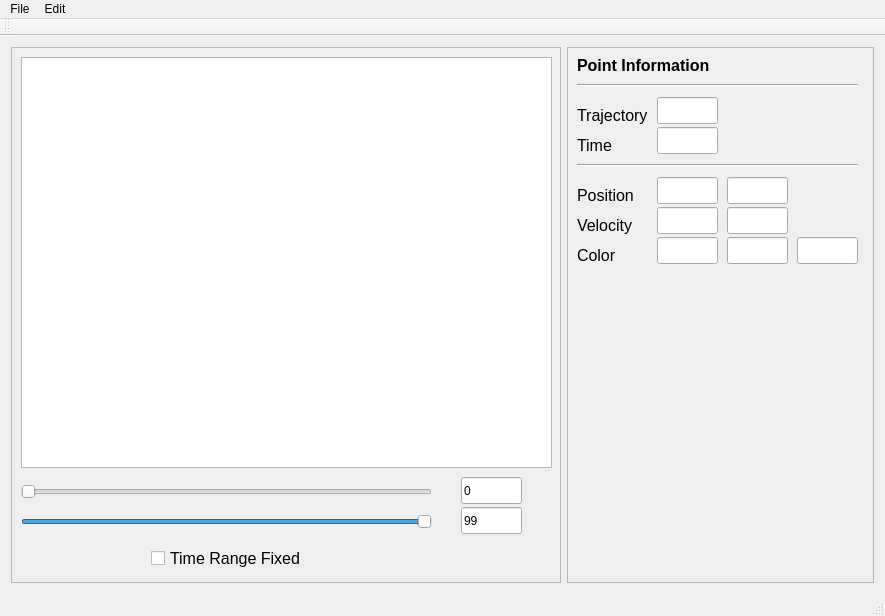
<?xml version="1.0" encoding="UTF-8"?>
<ui version="4.0">
 <class>TrajectoryVisualizer</class>
 <widget class="QMainWindow" name="TrajectoryVisualizer">
  <property name="geometry">
   <rect>
    <x>0</x>
    <y>0</y>
    <width>885</width>
    <height>616</height>
   </rect>
  </property>
  <property name="windowTitle">
   <string>TrajectoryVisualizer</string>
  </property>
  <widget class="QWidget" name="centralWidget">
   <layout class="QHBoxLayout" name="horizontalLayout">
    <property name="sizeConstraint">
     <enum>QLayout::SetNoConstraint</enum>
    </property>
    <item>
     <widget class="QFrame" name="graphFrame">
      <property name="sizePolicy">
       <sizepolicy hsizetype="Preferred" vsizetype="Preferred">
        <horstretch>0</horstretch>
        <verstretch>0</verstretch>
       </sizepolicy>
      </property>
      <property name="minimumSize">
       <size>
        <width>550</width>
        <height>0</height>
       </size>
      </property>
      <property name="frameShape">
       <enum>QFrame::StyledPanel</enum>
      </property>
      <property name="frameShadow">
       <enum>QFrame::Raised</enum>
      </property>
      <widget class="Graph" name="graph">
       <property name="geometry">
        <rect>
         <x>10</x>
         <y>10</y>
         <width>531</width>
         <height>411</height>
        </rect>
       </property>
       <property name="mouseTracking">
        <bool>true</bool>
       </property>
       <property name="toolTip">
        <string/>
       </property>
      </widget>
      <widget class="QSlider" name="startTimeSlider">
       <property name="geometry">
        <rect>
         <x>10</x>
         <y>430</y>
         <width>411</width>
         <height>29</height>
        </rect>
       </property>
       <property name="orientation">
        <enum>Qt::Horizontal</enum>
       </property>
      </widget>
      <widget class="QSlider" name="endTimeSlider">
       <property name="geometry">
        <rect>
         <x>10</x>
         <y>460</y>
         <width>411</width>
         <height>29</height>
        </rect>
       </property>
       <property name="mouseTracking">
        <bool>false</bool>
       </property>
       <property name="value">
        <number>99</number>
       </property>
       <property name="orientation">
        <enum>Qt::Horizontal</enum>
       </property>
      </widget>
      <widget class="QCheckBox" name="checkBox">
       <property name="geometry">
        <rect>
         <x>140</x>
         <y>500</y>
         <width>161</width>
         <height>22</height>
        </rect>
       </property>
       <property name="font">
        <font>
         <pointsize>12</pointsize>
        </font>
       </property>
       <property name="text">
        <string>Time Range Fixed</string>
       </property>
      </widget>
      <widget class="QLineEdit" name="startTimeEdit">
       <property name="geometry">
        <rect>
         <x>450</x>
         <y>430</y>
         <width>61</width>
         <height>27</height>
        </rect>
       </property>
       <property name="text">
        <string>0</string>
       </property>
      </widget>
      <widget class="QLineEdit" name="endTimeEdit">
       <property name="geometry">
        <rect>
         <x>450</x>
         <y>460</y>
         <width>61</width>
         <height>27</height>
        </rect>
       </property>
       <property name="text">
        <string>99</string>
       </property>
      </widget>
      <zorder>graph</zorder>
      <zorder>startTimeSlider</zorder>
      <zorder>endTimeSlider</zorder>
      <zorder>checkBox</zorder>
      <zorder>startTimeEdit</zorder>
      <zorder>endTimeEdit</zorder>
      <zorder>pointInfoFrame</zorder>
      <zorder>pointInfoFrame</zorder>
     </widget>
    </item>
    <item>
     <widget class="QFrame" name="pointInfoFrame">
      <property name="frameShape">
       <enum>QFrame::StyledPanel</enum>
      </property>
      <property name="frameShadow">
       <enum>QFrame::Raised</enum>
      </property>
      <widget class="QLabel" name="trajectoryLabel">
       <property name="geometry">
        <rect>
         <x>10</x>
         <y>60</y>
         <width>81</width>
         <height>17</height>
        </rect>
       </property>
       <property name="font">
        <font>
         <pointsize>12</pointsize>
        </font>
       </property>
       <property name="text">
        <string>Trajectory</string>
       </property>
      </widget>
      <widget class="QLabel" name="positionLabel">
       <property name="geometry">
        <rect>
         <x>10</x>
         <y>140</y>
         <width>71</width>
         <height>17</height>
        </rect>
       </property>
       <property name="font">
        <font>
         <pointsize>12</pointsize>
        </font>
       </property>
       <property name="text">
        <string>Position</string>
       </property>
      </widget>
      <widget class="QLabel" name="velocityLabel">
       <property name="geometry">
        <rect>
         <x>10</x>
         <y>170</y>
         <width>67</width>
         <height>17</height>
        </rect>
       </property>
       <property name="font">
        <font>
         <pointsize>12</pointsize>
        </font>
       </property>
       <property name="text">
        <string>Velocity</string>
       </property>
      </widget>
      <widget class="QLabel" name="pointInfoTitle">
       <property name="geometry">
        <rect>
         <x>10</x>
         <y>10</y>
         <width>141</width>
         <height>17</height>
        </rect>
       </property>
       <property name="font">
        <font>
         <pointsize>12</pointsize>
         <weight>75</weight>
         <bold>true</bold>
        </font>
       </property>
       <property name="text">
        <string>Point Information</string>
       </property>
      </widget>
      <widget class="QLabel" name="colorLabel">
       <property name="geometry">
        <rect>
         <x>10</x>
         <y>200</y>
         <width>67</width>
         <height>17</height>
        </rect>
       </property>
       <property name="font">
        <font>
         <pointsize>12</pointsize>
        </font>
       </property>
       <property name="text">
        <string>Color</string>
       </property>
      </widget>
      <widget class="QLabel" name="timeLabel">
       <property name="geometry">
        <rect>
         <x>10</x>
         <y>90</y>
         <width>67</width>
         <height>17</height>
        </rect>
       </property>
       <property name="font">
        <font>
         <pointsize>12</pointsize>
        </font>
       </property>
       <property name="text">
        <string>Time</string>
       </property>
      </widget>
      <widget class="QLineEdit" name="trajectoryEdit">
       <property name="geometry">
        <rect>
         <x>90</x>
         <y>50</y>
         <width>61</width>
         <height>27</height>
        </rect>
       </property>
      </widget>
      <widget class="QLineEdit" name="velocityEditX">
       <property name="geometry">
        <rect>
         <x>90</x>
         <y>160</y>
         <width>61</width>
         <height>27</height>
        </rect>
       </property>
      </widget>
      <widget class="QLineEdit" name="positionEditY">
       <property name="geometry">
        <rect>
         <x>160</x>
         <y>130</y>
         <width>61</width>
         <height>27</height>
        </rect>
       </property>
      </widget>
      <widget class="QLineEdit" name="positionEditX">
       <property name="geometry">
        <rect>
         <x>90</x>
         <y>130</y>
         <width>61</width>
         <height>27</height>
        </rect>
       </property>
      </widget>
      <widget class="QLineEdit" name="velocityEditY">
       <property name="geometry">
        <rect>
         <x>160</x>
         <y>160</y>
         <width>61</width>
         <height>27</height>
        </rect>
       </property>
      </widget>
      <widget class="QLineEdit" name="colorEditH">
       <property name="geometry">
        <rect>
         <x>90</x>
         <y>190</y>
         <width>61</width>
         <height>27</height>
        </rect>
       </property>
      </widget>
      <widget class="QLineEdit" name="colorEditS">
       <property name="geometry">
        <rect>
         <x>160</x>
         <y>190</y>
         <width>61</width>
         <height>27</height>
        </rect>
       </property>
      </widget>
      <widget class="QLineEdit" name="colorEditV">
       <property name="geometry">
        <rect>
         <x>230</x>
         <y>190</y>
         <width>61</width>
         <height>27</height>
        </rect>
       </property>
      </widget>
      <widget class="QLineEdit" name="timeEdit">
       <property name="geometry">
        <rect>
         <x>90</x>
         <y>80</y>
         <width>61</width>
         <height>27</height>
        </rect>
       </property>
      </widget>
      <widget class="Line" name="line">
       <property name="geometry">
        <rect>
         <x>10</x>
         <y>30</y>
         <width>281</width>
         <height>16</height>
        </rect>
       </property>
       <property name="orientation">
        <enum>Qt::Horizontal</enum>
       </property>
      </widget>
      <widget class="Line" name="line_2">
       <property name="geometry">
        <rect>
         <x>10</x>
         <y>110</y>
         <width>281</width>
         <height>16</height>
        </rect>
       </property>
       <property name="orientation">
        <enum>Qt::Horizontal</enum>
       </property>
      </widget>
      <zorder>trajectoryLabel</zorder>
      <zorder>positionLabel</zorder>
      <zorder>velocityLabel</zorder>
      <zorder>pointInfoTitle</zorder>
      <zorder>colorLabel</zorder>
      <zorder>timeLabel</zorder>
      <zorder>graphFrame</zorder>
      <zorder>trajectoryEdit</zorder>
      <zorder>velocityEditX</zorder>
      <zorder>positionEditY</zorder>
      <zorder>positionEditX</zorder>
      <zorder>velocityEditY</zorder>
      <zorder>colorEditH</zorder>
      <zorder>colorEditS</zorder>
      <zorder>colorEditV</zorder>
      <zorder>timeEdit</zorder>
      <zorder>line</zorder>
      <zorder>line_2</zorder>
     </widget>
    </item>
   </layout>
  </widget>
  <widget class="QMenuBar" name="menuBar">
   <property name="geometry">
    <rect>
     <x>0</x>
     <y>0</y>
     <width>885</width>
     <height>25</height>
    </rect>
   </property>
   <widget class="QMenu" name="menuFile">
    <property name="title">
     <string>File</string>
    </property>
    <addaction name="actionNew"/>
    <addaction name="actionOpen"/>
    <addaction name="separator"/>
    <addaction name="actionSave"/>
    <addaction name="actionSave_as"/>
   </widget>
   <widget class="QMenu" name="menuEdit">
    <property name="title">
     <string>Edit</string>
    </property>
    <addaction name="actionSelect_Point"/>
    <addaction name="actionAdd_Point"/>
    <addaction name="actionDelete_Point"/>
   </widget>
   <addaction name="menuFile"/>
   <addaction name="menuEdit"/>
  </widget>
  <widget class="QStatusBar" name="statusBar"/>
  <widget class="QToolBar" name="toolBar">
   <property name="windowTitle">
    <string>toolBar</string>
   </property>
   <attribute name="toolBarArea">
    <enum>TopToolBarArea</enum>
   </attribute>
   <attribute name="toolBarBreak">
    <bool>false</bool>
   </attribute>
  </widget>
  <action name="actionNew">
   <property name="text">
    <string>New</string>
   </property>
  </action>
  <action name="actionOpen">
   <property name="text">
    <string>Open...</string>
   </property>
  </action>
  <action name="actionSave">
   <property name="text">
    <string>Save</string>
   </property>
  </action>
  <action name="actionSave_as">
   <property name="text">
    <string>Save as...</string>
   </property>
  </action>
  <action name="actionSelect_Point">
   <property name="text">
    <string>Select Point</string>
   </property>
  </action>
  <action name="actionAdd_Point">
   <property name="text">
    <string>Add Point</string>
   </property>
  </action>
  <action name="actionDelete_Point">
   <property name="text">
    <string>Delete Point</string>
   </property>
  </action>
 </widget>
 <layoutdefault spacing="6" margin="11"/>
 <customwidgets>
  <customwidget>
   <class>Graph</class>
   <extends>QGraphicsView</extends>
   <header>graph.h</header>
  </customwidget>
 </customwidgets>
 <resources/>
 <connections/>
</ui>
